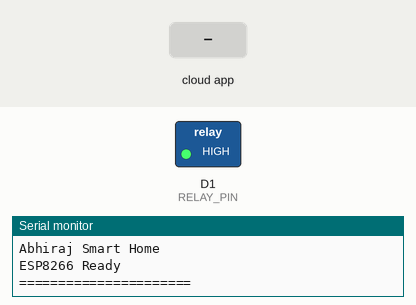
Bench run of a sketch on a simulated ESP8266 (NodeMCU). Shown: switched loads named in the sketch (green lamp = pin HIGH), the last lines printed to the serial monitor. Inputs (shaded band) come from the test bench. WiFi joins after 1.5 s; servers stay silent unless stated.

Above: at 2.7 s.
2.8 s: the phone or cloud app sets 6a421deb969af7ec245eb98d to 1
At 3.7 s:
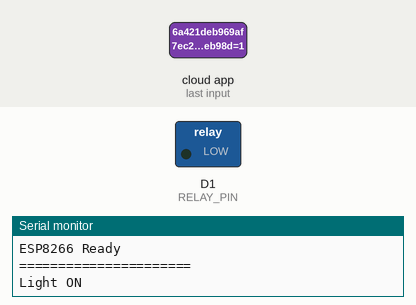
4.3 s: the phone or cloud app sets 6a421deb969af7ec245eb98d to 0
At 4.9 s:
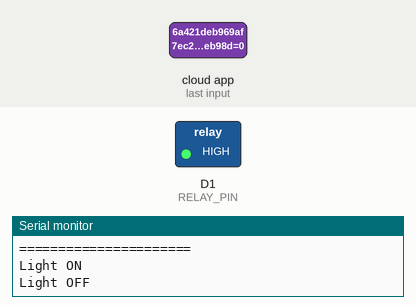
Timing chart, 0 to 7.3 s (numbered marks = the images above; inputs shaded):
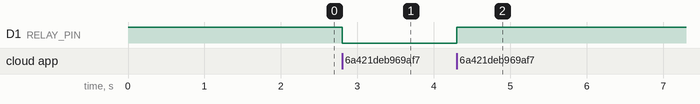

The sketch:

HomeAutomation.ino
```cpp
/***************************************************
 * Abhiraj Smart Home
 * ESP8266 + Sinric Pro
 * Relay : D1 (GPIO5)
 * Active LOW Relay
 ***************************************************/

#include <ESP8266WiFi.h>
#include <SinricPro.h>
#include <SinricProSwitch.h>

#define WIFI_SSID       "HOME 2"
#define WIFI_PASS       "09876532"

#define APP_KEY         "689b1d39-c00f-49db-bdce-6e860e4b7d8a"

#define APP_SECRET      "e5051eab-102f-44ca-b2cc-a53d421f8280-0ff22603-41fc-4e81-ae14-cedd50e4b9f2"

#define DEVICE_ID       "6a421deb969af7ec245eb98d"

#define RELAY_PIN D1

bool relayState = false;

//==============================
// Relay Control
//==============================

bool onPowerState(const String &deviceId, bool &state) {

  relayState = state;

  if (state) {
    digitalWrite(RELAY_PIN, LOW);   // Active LOW Relay
    Serial.println("Light ON");
  } else {
    digitalWrite(RELAY_PIN, HIGH);
    Serial.println("Light OFF");
  }

  return true;
}

//==============================
// WiFi
//==============================

void setupWiFi() {

  Serial.print("Connecting WiFi");

  WiFi.begin(WIFI_SSID, WIFI_PASS);

  while (WiFi.status() != WL_CONNECTED) {

    Serial.print(".");

    delay(500);

  }

  Serial.println();
  Serial.println("WiFi Connected");
  Serial.println(WiFi.localIP());

}//==============================
// Sinric Pro Setup
//==============================

void setupSinricPro() {

  SinricProSwitch &mySwitch = SinricPro[DEVICE_ID];

  mySwitch.onPowerState(onPowerState);

  SinricPro.begin(APP_KEY, APP_SECRET);

  SinricPro.restoreDeviceStates(true);

}

//==============================
// Setup
//==============================

void setup() {

  Serial.begin(115200);

  pinMode(RELAY_PIN, OUTPUT);

  // Relay OFF during boot
  digitalWrite(RELAY_PIN, HIGH);

  setupWiFi();

  setupSinricPro();

  Serial.println();
  Serial.println("======================");
  Serial.println("Abhiraj Smart Home");
  Serial.println("ESP8266 Ready");
  Serial.println("======================");

}//==============================
// Loop
//==============================

void loop() {

  // Reconnect WiFi
  if (WiFi.status() != WL_CONNECTED) {

    Serial.println("WiFi Lost... Reconnecting");

    WiFi.begin(WIFI_SSID, WIFI_PASS);

    while (WiFi.status() != WL_CONNECTED) {

      delay(500);
      Serial.print(".");

    }

    Serial.println();
    Serial.println("WiFi Reconnected");

  }

  // Handle Sinric Pro
  SinricPro.handle();
}
```

Measured:
- after the input at 2.8 s, D1 (RELAY_PIN): HIGH → LOW at once
- after the input at 4.3 s, D1 (RELAY_PIN): LOW → HIGH at once
